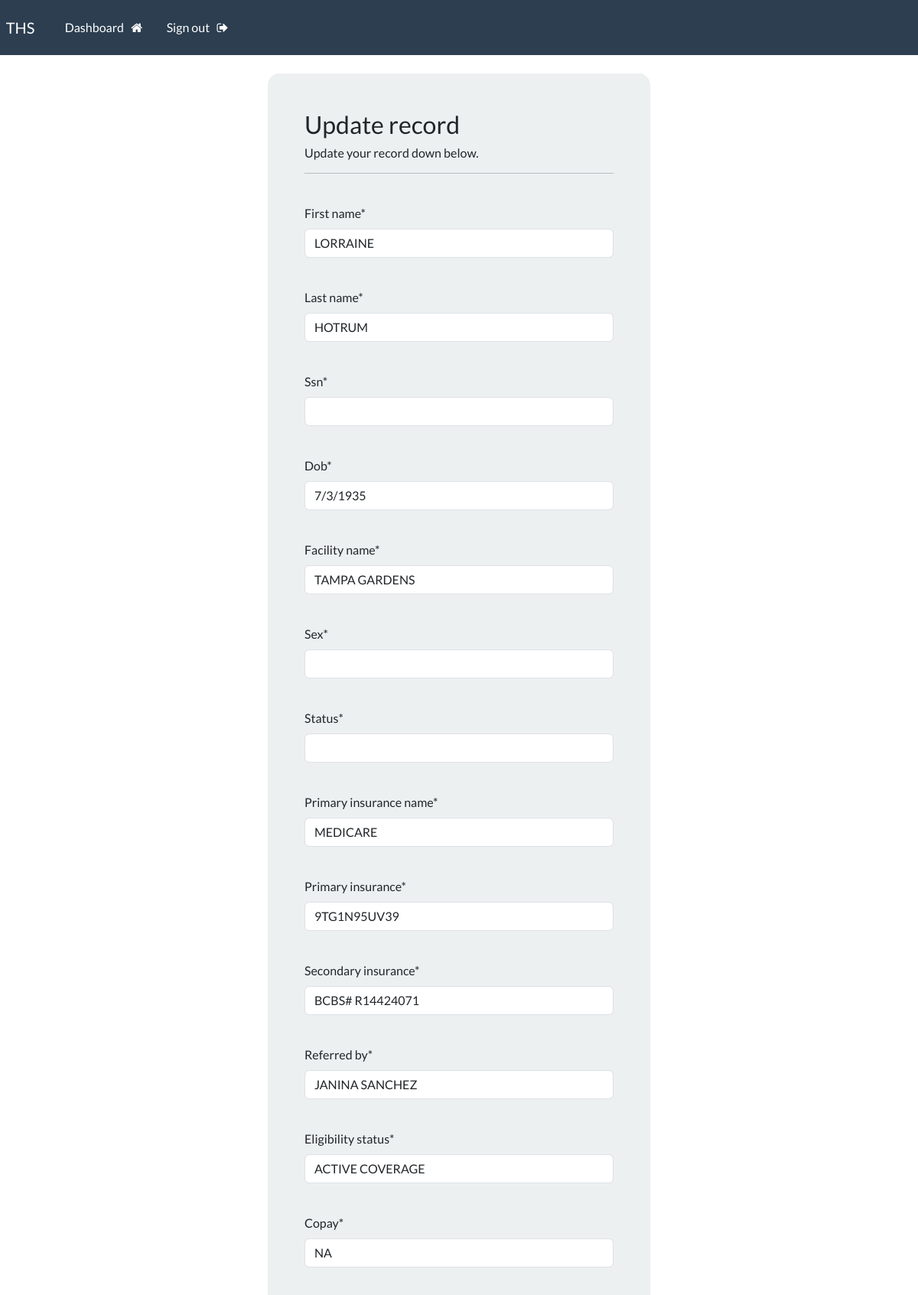
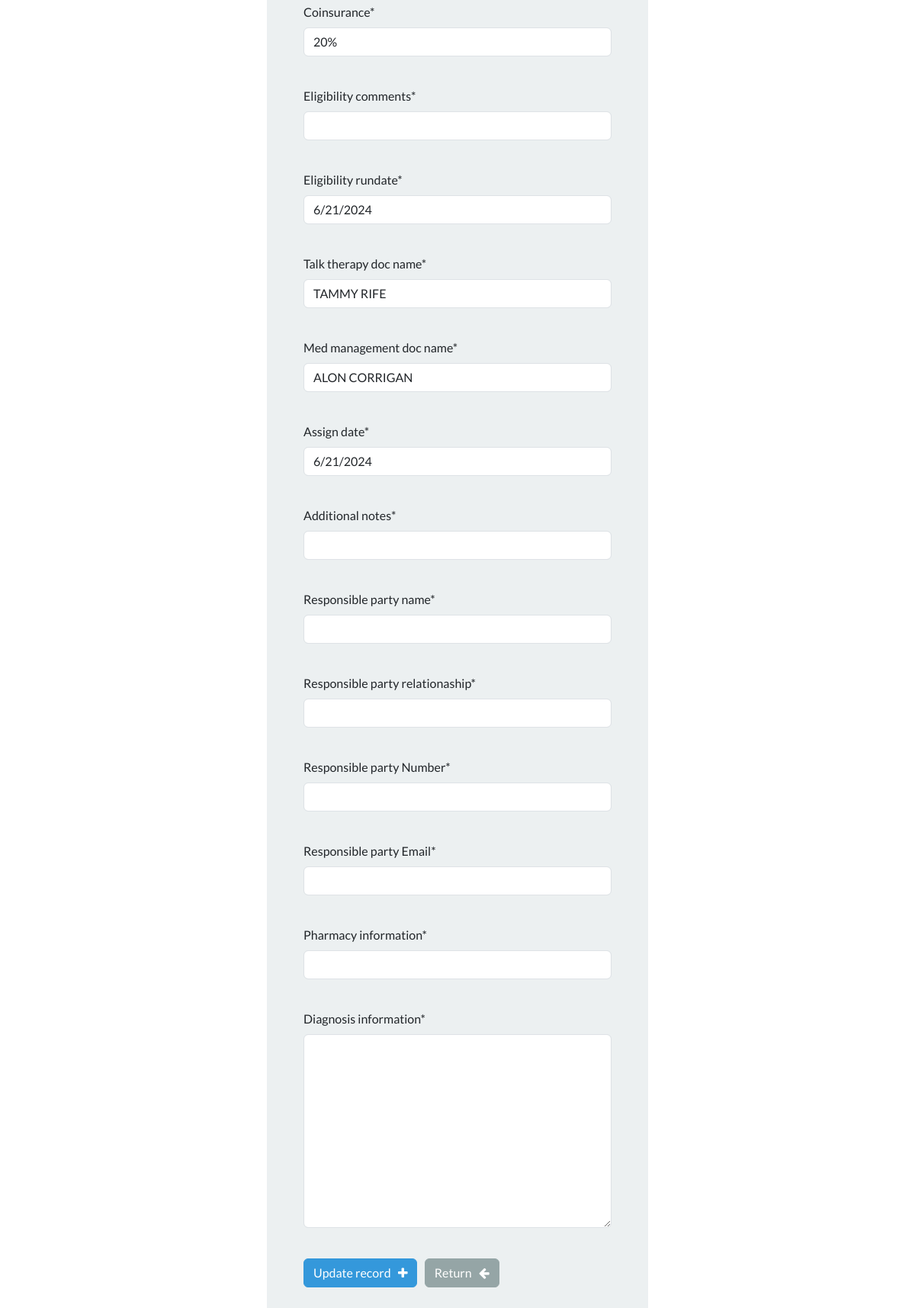
Screenshot of /update-record/3716 (signed in) with the database file from the repository (2 pictures, top to bottom).
### webapp/models.py (models this page shows, shortened)
class Record(models.Model):
    first_name = models.CharField(max_length=100)
    last_name = models.CharField(max_length=100)
    ssn = models.CharField(max_length=125, default= '')
    dob = models.CharField(max_length=125, default= '')
    facility_name = models.CharField(max_length=125, default= '')
    sex = models.CharField(max_length=6, default= '')
    status = models.CharField(max_length=10, default='')
    primary_insurance_name =models.CharField(max_length=100, default='')
    primary_insurance = models.CharField(max_length=100, default='')
    secondary_insurance = models.CharField(max_length=100, default ='')
    eligibility_status = models.CharField(max_length=100 , default='')
    copay = models.CharField(max_length=4, default='')
    ded = models.CharField(max_length=4, default='')
    coinsurance = models.CharField(max_length=4, default='')
    referred_by =models.CharField(max_length=100, default='')
    eligibility_comments = models.CharField(max_length=500, default='')
    eligibility_rundate = models.CharField(max_length=500, default='')
    talk_therapy_doc_name = models.CharField(max_length=100, default='')
    med_management_doc_name = models.CharField(max_length=100, default='')
    assign_date = models.CharField(max_length=100, default='')
    additional_notes = models.CharField(max_length=100, default= '')
    responsible_party_name = models.CharField(max_length=100, default ='')
    responsible_party_relationaship = models.CharField(max_length=100, default ='')
    responsible_party_Number = models.CharField(max_length=100, default ='')
    responsible_party_Email = models.CharField(max_length=100, default ='')
    pharmacy_information = models.CharField(max_length=100, default ='')
    diagnosis_information = models.TextField(max_length=100, default ='')

### webapp/views.py (the view)
# urls.py: path('update-record/<int:pk>', views.update_record, name='update-record'),
@login_required(login_url='my-login')
def update_record(request, pk):
    record = Record.objects.get(id=pk)
    form = UpdateRecordForm(instance=record)
    if request.method == 'POST':
        form = UpdateRecordForm(request.POST, instance=record)
        if form.is_valid():
            form.save()
            messages.success(request, "Your record was updated!")
            return redirect("dashboard")
    context = {'form':form}
    return render(request, 'webapp/update-record.html', context=context)

### webapp/forms.py
class UpdateRecordForm(forms.ModelForm):
    class Meta:
        model = Record
        fields = ['first_name', 'last_name', 'ssn', 'dob', 'facility_name', 'sex','status', 'primary_insurance_name', 'primary_insurance', 'secondary_insurance', 'referred_by', 'eligibility_status', 'copay', 'coinsurance', 'eligibility_comments', 'eligibility_rundate', 'talk_therapy_doc_name','med_management_doc_name','assign_date', 'additional_notes', 'responsible_party_name','responsible_party_relationaship', 'responsible_party_Number','responsible_party_Email', 'pharmacy_information', 'diagnosis_information']

### webapp/templates/webapp/update-record.html (shortened to what this page needs)
{% extends 'webapp/base.html' %}
{% load crispy_forms_tags %}
{% block content %}
<body>
    <div class="container bg-light shadow-md p-5 form-layout">
        <h3> Update record </h3>
        <h6> Update your record down below. </h6>
        <hr>
        <br>
        <form method="POST" autocomplete="off">
            {{form.first_name|as_crispy_field}}
            <br>
            {{form.last_name|as_crispy_field}}
            <br>
            {{form.ssn|as_crispy_field}}
            <br>
            {{form.dob|as_crispy_field}}
            <br>
            {{form.facility_name|as_crispy_field}}
            <br>
            {{form.sex|as_crispy_field}}
            <br>
            {{form.status|as_crispy_field}}
            <br>
            {{form.primary_insurance_name|as_crispy_field}}
            <br>
            {{form.primary_insurance|as_crispy_field}}
            <br>
            {{form.secondary_insurance|as_crispy_field}}
            <br>
            {{form.referred_by|as_crispy_field}}
            <br>
            {{form.eligibility_status|as_crispy_field}}
            <br>
            {{form.copay|as_crispy_field}}
            <br>
            {{form.coinsurance|as_crispy_field}}
            <br>
            {{form.eligibility_comments |as_crispy_field}}
            <br>
            {{form.eligibility_rundate |as_crispy_field}}
            <br>
            {{form.talk_therapy_doc_name |as_crispy_field}}
            <br>
            {{form.med_management_doc_name |as_crispy_field}}
            <br>
            {{form.assign_date |as_crispy_field}}
            <br>
            {{form.additional_notes |as_crispy_field}}
            <br>
            {{form.responsible_party_name|as_crispy_field}}
            <br>
            {{form.responsible_party_relationaship|as_crispy_field}}
            <br>
            {{form.responsible_party_Number|as_crispy_field}}
            <br>
            {{form.responsible_party_Email|as_crispy_field}}
            <br>
            {{form.pharmacy_information|as_crispy_field}}
            <br>
            {{form.diagnosis_information|as_crispy_field}}
            <br>
            <button type="submit" class="btn btn-info">
                Update record &nbsp; <i class="fa fa-plus" aria-hidden="true"></i>
            </button>
            <a href="{% url 'dashboard' %}" class="btn btn-secondary">
                Return &nbsp; <i class="fa fa-arrow-left" aria-hidden="true"></i>
            </a>
        </form>
    </div>
    <br>
</body>
{% endblock %}

### static/css/styles.css (style rules this page uses)
.form-layout { border-radius: 15px; width: 500px; }

### rows the page displays
Record: first_name "LORRAINE", last_name "HOTRUM", dob "7/3/1935", facility_name "TAMPA GARDENS", primary_insurance_name "MEDICARE", primary_insurance "9TG1N95UV39", secondary_insurance "BCBS# R14424071", referred_by "JANINA SANCHEZ", eligibility_status "ACTIVE COVERAGE", copay "NA", coinsurance "20%", eligibility_rundate "6/21/2024", talk_therapy_doc_name "TAMMY RIFE", med_management_doc_name "ALON CORRIGAN", assign_date "6/21/2024"
